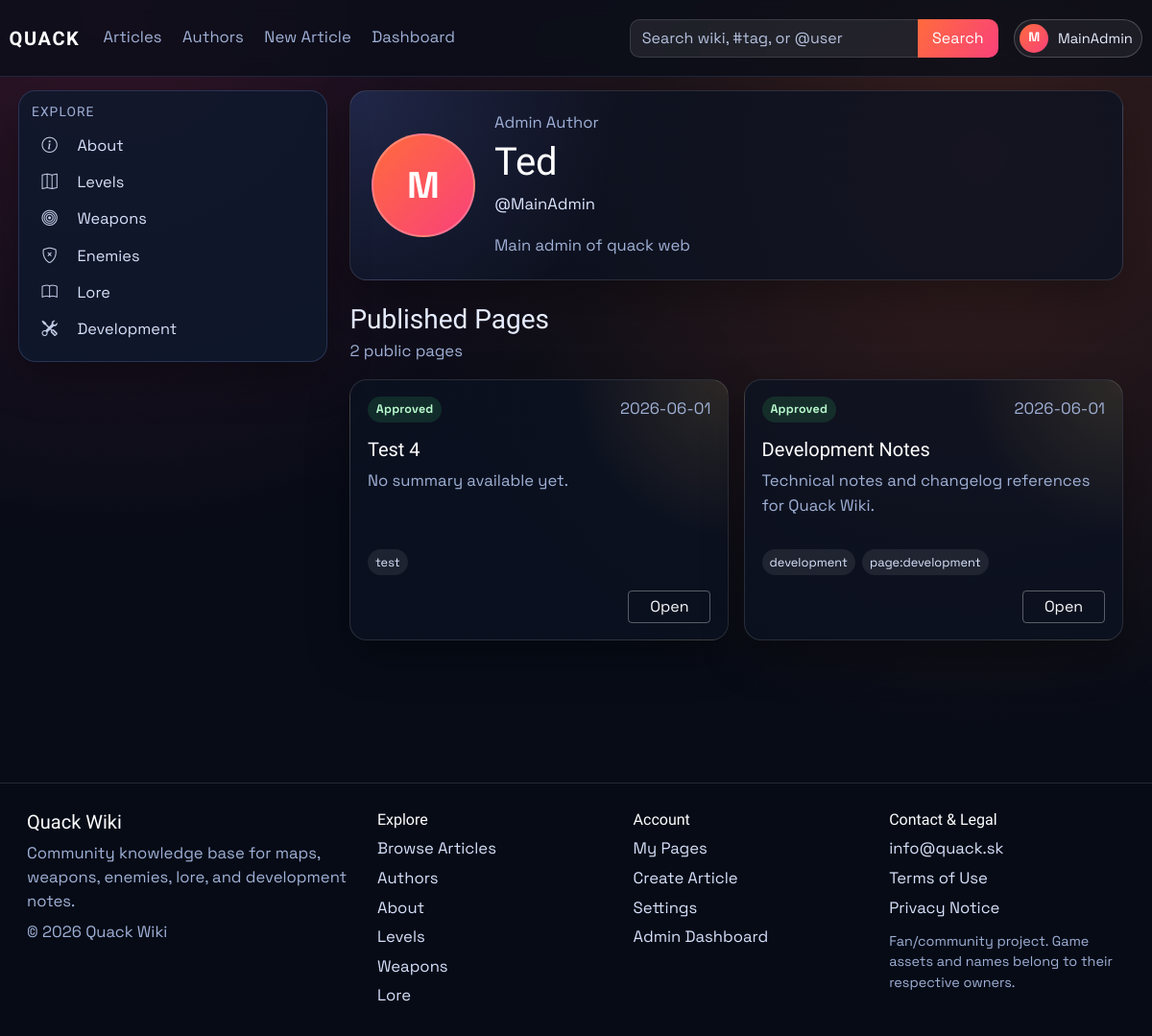
Page /authors/MainAdmin (signed in) on the earlier database version.
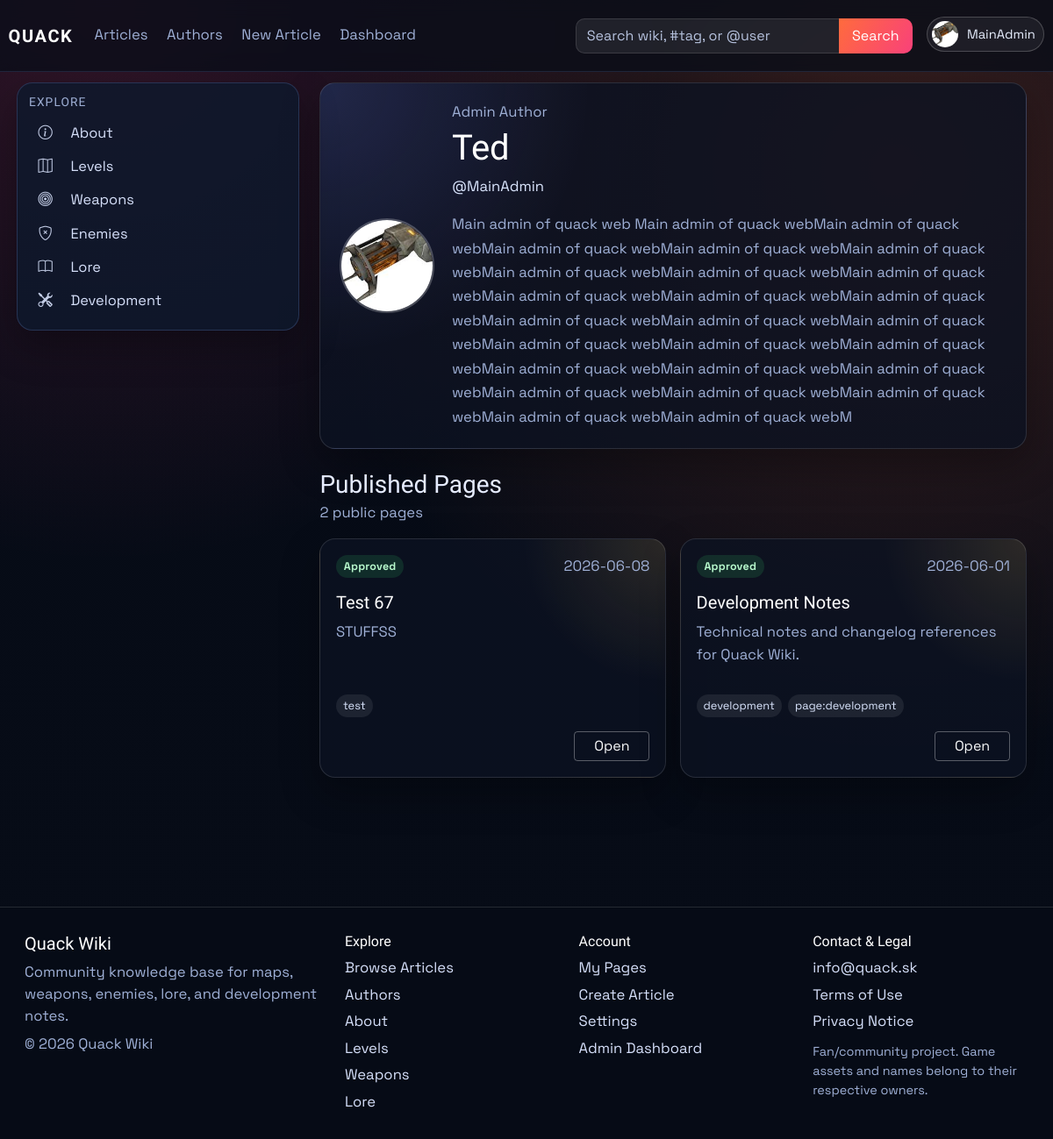
Same page on the later database version.
### models.py (models this page shows, shortened)
class User(db.Model, UserMixin):
    id = db.Column(db.Integer, primary_key=True)
    username = db.Column(db.String(120), unique=True, nullable=False)
    email = db.Column(db.String(120), unique=True, nullable=False)
    password_hash = db.Column(db.String(128), nullable=False)
    profile_image_url = db.Column(db.String(120), nullable=True)
    public_display_name = db.Column(db.String(80), nullable=True)
    public_bio = db.Column(db.Text, nullable=True)
    created_at = db.Column(db.DateTime, default=datetime.utcnow)
    role = db.Column(db.String(30), default='user')
    is_archived = db.Column(db.Boolean, default=False, nullable=False)
    archived_at = db.Column(db.DateTime, nullable=True)

class Article(db.Model):
    id = db.Column(db.Integer, primary_key=True)
    title = db.Column(db.String(120), unique=True, nullable=False)
    author = db.Column(db.String(120), nullable=False)
    created_at = db.Column(db.DateTime, default=datetime.utcnow)
    image_url = db.Column(db.String(120), default='default.png')
    summary = db.Column(db.Text)
    content = db.Column(db.Text, nullable=False)
    infobox_data = db.Column(db.Text, nullable=True)
    tags = db.Column(db.JSON, default=list)
    status = db.Column(db.String(20), default='pending', nullable=False)
    approved_by = db.Column(db.String(120), nullable=True)
    approved_at = db.Column(db.DateTime, nullable=True)
    is_archived = db.Column(db.Boolean, default=False, nullable=False)
    archived_at = db.Column(db.DateTime, nullable=True)

### main.py (the view)
@app.route('/authors/<username>')
def public_profile(username):
    user = User.query.filter_by(username=username).first_or_404()
    if user.is_archived:
        abort(404)
    articles = public_articles_for_user(user)
    article_links = {article_obj.id: article_public_url(article_obj) for article_obj in articles}
    return render_template(
        'public_profile.html',
        profile_user=user,
        articles=articles,
        article_links=article_links,
    )

### main.py (called while the page is built)
def get_site_settings():
    settings = SiteSettings.query.get(1)
    if not settings:
        settings = SiteSettings(id=1)
        db.session.add(settings)
        db.session.commit()
    return settings

@app.context_processor
def inject_site_settings():
    pending_counts = {'pending_articles': 0, 'pending_updates': 0}
    if current_user.is_authenticated and current_user.role in ['admin', 'writer']:
        pending_counts = {
            'pending_articles': Article.query.filter(
                Article.is_archived.is_(False),
                func.lower(func.trim(Article.status)) == 'pending',
            ).count(),
            'pending_updates': ArticleRevision.query.filter_by(status='pending').count(),
        }
    return {'site_settings': get_site_settings(), 'dashboard_pending_counts': pending_counts}

@login_manager.user_loader
def load_user(user_id):
    user = User.query.get(int(user_id))
    if user and user.is_archived:
        return None
    return user

def article_public_url(article_obj: Article) -> str:
    if article_has_tag(article_obj, static_page_tag('about-us')):
        return url_for('about')
    return url_for('article', article_title=article_obj.title)

### templates/public_profile.html (shortened to what this page needs)
{% extends "_base.html" %}
{% block content %}
<div class="container-fluid px-0">
    <section class="author-hero mb-4">
        {% if profile_user.profile_image_url %}
        <img class="author-avatar" src="{{ url_for('static', filename='img/' ~ profile_user.profile_image_url) }}" alt="{{ profile_user.username }} profile picture">
        {% else %}
        <div class="author-avatar author-avatar-fallback">{{ profile_user.username[0]|upper }}</div>
        {% endif %}
        <div>
            <p class="article-meta mb-1">
                {{ profile_user.role|capitalize }} Author
            </p>
            <h1 class="article-title mb-2">{{ profile_user.public_display_name or profile_user.username }}</h1>
            <p class="author-username mb-3">@{{ profile_user.username }}</p>
            <p class="author-bio mb-0">{{ profile_user.public_bio or "This author has not added a public bio yet." }}</p>
        </div>
    </section>
    <section class="d-flex justify-content-between align-items-center mb-3">
        <div>
            <h3 class="mb-1">Published Pages</h3>
            <p class="article-meta mb-0">{{ articles|length }} public {{ 'page' if articles|length == 1 else 'pages' }}</p>
        </div>
    </section>
    <section class="my-pages-grid">
        {% for article in articles %}
        <article class="my-page-card">
            <div class="my-page-card-top">
                <span class="my-page-status my-page-status-approved">Approved</span>
                <span class="article-meta">{{ article.created_at.strftime('%Y-%m-%d') if article.created_at else 'Unknown date' }}</span>
            </div>
            <h3 class="my-page-title">{{ article.title }}</h3>
            <p class="my-page-summary">{{ article.summary or "No summary available yet." }}</p>
            {% if article.tags %}
            <div class="my-page-tags">
                {% for tag in article.tags[:5] %}
                <span>{{ tag }}</span>
                {% endfor %}
            </div>
            {% endif %}
            <div class="my-page-actions">
                <a class="btn btn-outline-light btn-sm" href="{{ article_links[article.id] }}">Open</a>
            </div>
        </article>
        {% else %}
        <div class="card p-4 my-pages-empty">
            <p class="text-muted mb-0">No published pages yet.</p>
        </div>
        {% endfor %}
    </section>
</div>
{% endblock %}

### templates/partials/navbar.html (shortened to what this page needs)
<nav class="navbar navbar-expand-lg main-nav">
    <div class="container-fluid nav-wrap">
        <a class="navbar-brand brand-mark" href="{{ url_for('index') }}">QUACK</a>
        <div class="collapse navbar-collapse" id="navbarNav">
            <ul class="navbar-nav me-auto nav-links">
                <li class="nav-item"><a class="nav-link" href="{{ url_for('articles') }}">Articles</a></li>
                <li class="nav-item"><a class="nav-link" href="{{ url_for('authors') }}">Authors</a></li>
                <li class="nav-item"><a class="nav-link" href="{{ url_for('create_article') }}">New Article</a></li>
                {% if current_user.is_authenticated and current_user.role == "admin" %}
                <li class="nav-item"><a class="nav-link" href="{{ url_for('dashboard_users') }}">Dashboard</a></li>
                {% elif current_user.is_authenticated and current_user.role == "writer" %}
                <li class="nav-item"><a class="nav-link" href="{{ url_for('dashboard_articles') }}">Dashboard</a></li>
                {% endif %}
            </ul>
            <ul class="navbar-nav ms-auto align-items-lg-center nav-tools">
                <li class="nav-item nav-search-wrap">
                    <form class="nav-search" method="GET" action="{{ url_for('site_search') }}">
                        {% set nav_query = request.args.get('q', '') %}
                        {% if request.endpoint == 'authors' and request.args.get('all') == '1' and nav_query %}
                            {% set nav_query = '@' ~ nav_query %}
                        {% elif request.endpoint not in ['articles', 'authors'] %}
                            {% set nav_query = '' %}
                        {% endif %}
                        <input class="form-control" type="search" name="q" value="{{ nav_query }}" placeholder="Search wiki, #tag, or @user">
                        <button class="btn btn-brand" type="submit">Search</button>
                    </form>
                </li>
                {% if current_user.is_authenticated %}
                <li class="nav-item dropdown ms-lg-3">
                    <a class="profile-trigger" href="#" role="button" data-bs-toggle="dropdown" aria-expanded="false">
                        {% if current_user.profile_image_url %}
                        <img class="profile-avatar profile-avatar-img" src="{{ url_for('static', filename='img/' ~ current_user.profile_image_url) }}" alt="{{ current_user.username }} profile picture">
                        {% else %}
                        <span class="profile-avatar">{{ current_user.username[0]|upper }}</span>
                        {% endif %}
                        <span class="profile-name">{{ current_user.username }}</span>
                    </a>
                </li>
                {% else %}
                <li class="nav-item ms-lg-3">
                    <a class="btn btn-outline-light nav-login-btn" href="{{ url_for('login') }}">Login</a>
                </li>
                {% endif %}
            </ul>
        </div>
    </div>
</nav>

Differences in the rows shown:
no longer on this page (row edited): Article: created_at "2026-06-01", title "Test 4", summary "No summary available yet.", 5 "test"
changed User "Ted": profile_image_url: picture added; public_bio "Main admin of quack web" → "Main admin of quack web Main admin of quack webMain admin of quack webMain admin of quack webMain admin of quack webMain admin of quack webMain admin of quack webMain admin of quack webMain admin of quack webMain admin of quack webMain admin of quack webMain admin of quack webMain admin of quack webMain admin of quack webMain admin of quack webMain admin of quack webMain admin of quack webMain admin of quack webMain admin of quack webMain admin of quack webMain admin of quack webMain admin of quack webMain admin of quack webMain admin of quack webMain admin of quack webMain admin of quack webM"; username "M" → (not shown)
added Article: created_at "2026-06-08", title "Test 67", summary "STUFFSS", 5 "test"
